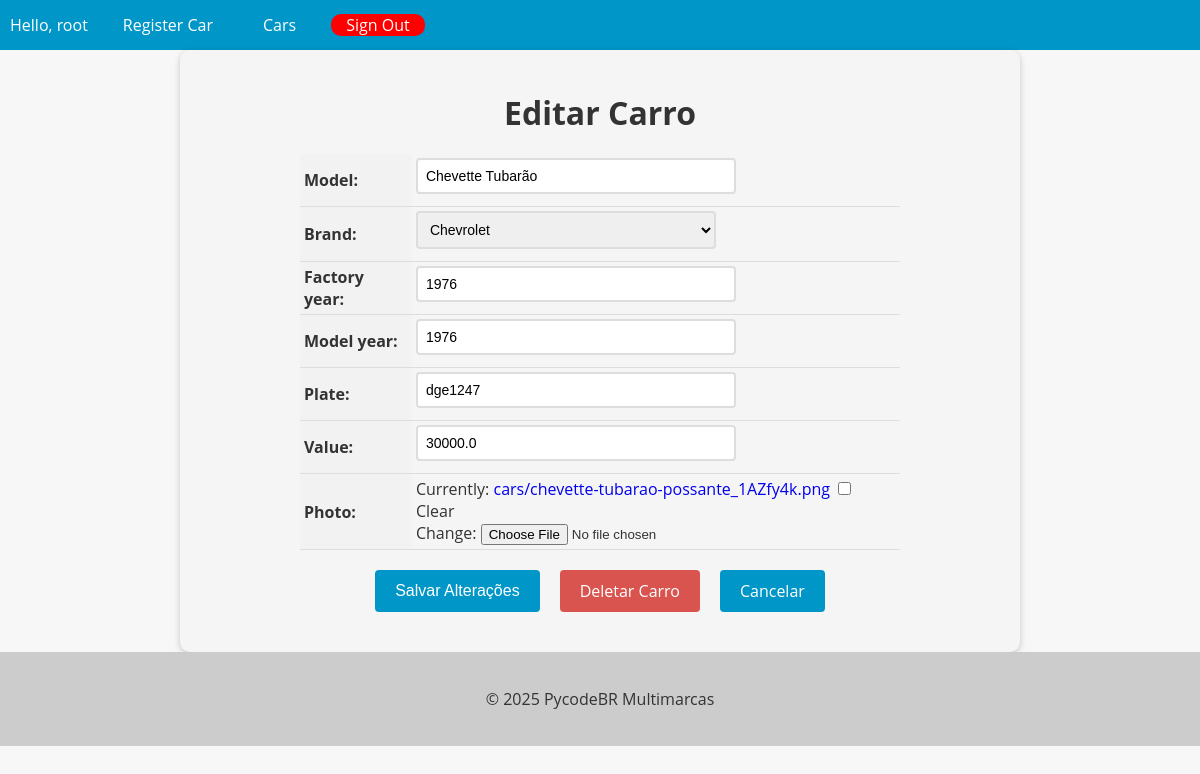
The app's page /car/4/update/ (signed in) with its own data.
### cars/models.py (models this page shows, shortened)
class Car(models.Model):
    id = models.AutoField(primary_key=True)
    model = models.CharField(max_length=255)
    brand = models.ForeignKey(Brand, on_delete=models.PROTECT, related_name='car_brand')
    factory_year = models.IntegerField(blank=True, null=True)
    model_year = models.IntegerField(blank=True, null=True)
    plate = models.CharField(max_length=10, blank=True, null=True)
    value = models.FloatField(blank=True, null=True)
    photo = models.ImageField(upload_to='cars/', blank=True, null=True)

### cars/views.py (the view, shortened to what this page needs)
# urls.py: path('car/<int:pk>/update/', CarUpdateView.as_view(), name='car_update'),
@method_decorator(login_required(login_url='login'), name='dispatch')
class CarUpdateView(UpdateView):
    model = Car
    form_class = CarModelForm
    template_name = 'car_update.html'

### cars/forms.py (shortened to what this page needs)
class CarModelForm(forms.ModelForm):
    class Meta:
        model = Car
        fields = '__all__'

### cars/models.py (called while the page is built)
    def __str__(self):
        return self.name

### cars/templates/car_update.html (shortened to what this page needs)
{% extends "base.html" %}
{% block content %}
  <form method="post" enctype="multipart/form-data">
    <h1>Editar Carro</h1>
    <table>
      {{ form.as_table }}
    </table>
    <div>
      <div class="buttons-container">
        <input type="submit" value="Salvar Alterações" class="btn btn-primary">
        <a href="{% url 'car_delete' pk=object.pk %}" class="btn btn-danger">Deletar Carro</a>
        <a href="{% url 'cars_list' %}" class="btn btn-secondary">Cancelar</a>
      </div>
    </div>
  </form>
{% endblock %}

### app/templates/base.html (shortened to what this page needs)
<!DOCTYPE html>
<html lang="en">
<head>
</head>
<body>
  <header>
    <nav>
      <ul>
        {% if user.is_authenticated %}
          <li>Hello, {{ user.username }}</li>
          <li><a href="{% url 'new_car' %}">Register Car</a></li>
        {% endif %}
        <li><a href="{% url 'cars_list' %}">Cars</a></li>
        {% if user.is_authenticated %}
          <li class="teste-red"><a href="{% url 'logout' %}">Sign Out</a></li>
        {% endif %}
      </ul>
    </nav>
  </header>
  <main>
    {% block content %}
    {% endblock %}
  </main>
  <footer>
    <p>&copy; 2025 PycodeBR Multimarcas</p>
  </footer>
</body>
</html>

### app/templates/base.html (style rules this page uses)
body { font-family: 'Open Sans', sans-serif; background-color: #f7f7f7; color: #333; margin: 0; padding: 0; }
header { background-color: #0096c7; color: #fff; text-align: center; }
footer { background-color: #ccc; color: #333; padding: 20px; text-align: center; }
nav { background-color: #0096c7; color: #fff; height: 50px; display: flex; justify-content: space-between; align-items: center; }
nav ul { list-style: none; margin: 0; padding: 0; display: flex; }
nav ul li { margin: 0 10px; }
nav ul li a { color: #fff; text-decoration: none; font-size: 16px; padding: 15px; transition: all 0.3s ease; }
.teste-red { background-color: red; border-radius: 10px; }

### cars/templates/car_update.html (style rules this page uses)
form { max-width: 800px; margin: 0 auto; padding: 20px; background-color: #f5f5f5; border-radius: 10px; box-shadow: 0 2px 6px rgba(0, 0, 0, 0.2); }
form h1 { font-size: 2rem; margin-bottom: 20px; text-align: center; }
table { margin: 0 auto; border-collapse: collapse; width: 100%; max-width: 600px; }
th, td { padding: 4px; text-align: left; border-bottom: 1px solid #ddd; }
th { background-color: #f2f2f2; }
input[type="text"], input[type="number"], select, textarea { padding: 8px; font-size: 14px; border: 2px solid #ddd; border-radius: 4px; width: 100%; max-width: 300px; margin-bottom: 8px; transition: border-bottom-color 0.3s ease-in-out; }
.btn { background-color: #0096c7; color: #fff; border: none; padding: 10px 20px; font-size: 16px; border-radius: 4px; cursor: pointer; transition: background-color 0.3s ease-in-out; }
.buttons-container { display: flex; justify-content: center; margin-top: 20px; margin-bottom: 20px; }
.btn { display: inline-block; background-color: #0096c7; color: #fff; border: none; padding: 10px 20px; font-size: 16px; border-radius: 4px; cursor: pointer; transition: background-color 0.3s ease-in-out; margin: 0 10px; }
.btn-danger { background-color: #d9534f; text-decoration: none !important; }
a { text-decoration: none !important; }

### records on screen
Car: model "Chevette Tubarão", brand "Chevrolet", factory_year "1976", model_year "1976", plate "dge1247", value "30000.0"

### other values on screen
{{ user.username }} "root"
